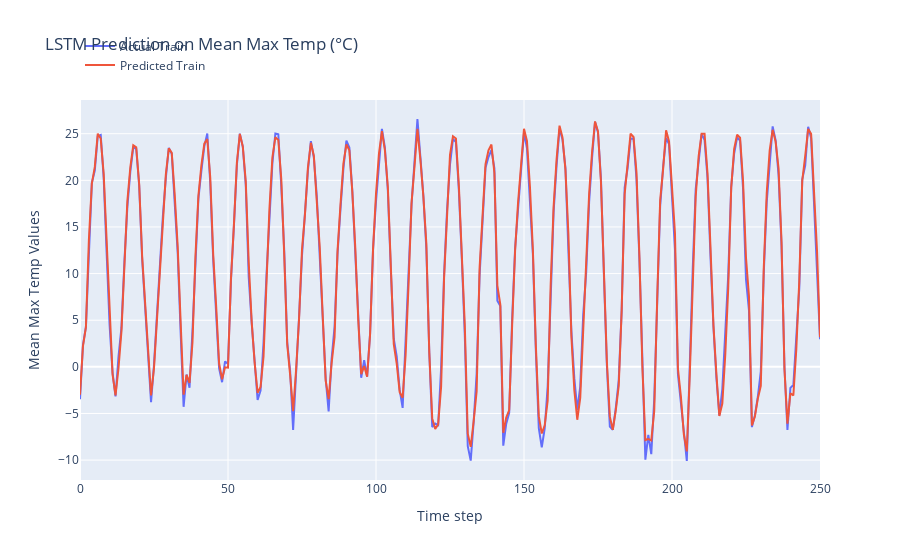

Source (notebook cell):
### Code cell
print('Train Mean Absolute Error:', mean_absolute_error(y_train, train_predict))
print('Train Root Mean Squared Error:',np.sqrt(mean_squared_error(y_train, train_predict)))

# plot the actual and predicted values for test data
trace1 = go.Scatter(x=np.arange(len(y_train)), y=y_train.flatten(), mode='lines', name='Actual Train')
trace2 = go.Scatter(x=np.arange(len(train_predict)), y=train_predict.flatten(), mode='lines', name='Predicted Train')

# Create layout
layout = go.Layout(
    title='LSTM Prediction on Mean Max Temp (°C)',
    xaxis=dict(title='Time step'),
    yaxis=dict(title='Mean Max Temp Values'),
    legend=dict(x=0, y=1.18)
)

# Create figure
fig = go.Figure(data=[trace1, trace2], layout=layout)

# Show plot
fig.show()

### Figure 1 — Plotly figure (JSON) as saved in the notebook; plotly's stock layout.template omitted (floating-point values rounded to 4 significant figures; data arrays with more than 128 entries replaced by an {"elided": "..."} marker saying what was removed)
{"data": [{"mode": "lines", "name": "Actual Train", "type": "scatter", "x": {"elided": "251 int values"}, "y": {"elided": "251 float values"}}, {"mode": "lines", "name": "Predicted Train", "type": "scatter", "x": {"elided": "251 int values"}, "y": {"elided": "251 float values"}}], "layout": {"legend": {"x": 0, "y": 1.18}, "title": {"text": "LSTM Prediction on Mean Max Temp (°C)"}, "xaxis": {"title": {"text": "Time step"}}, "yaxis": {"title": {"text": "Mean Max Temp Values"}}}}
